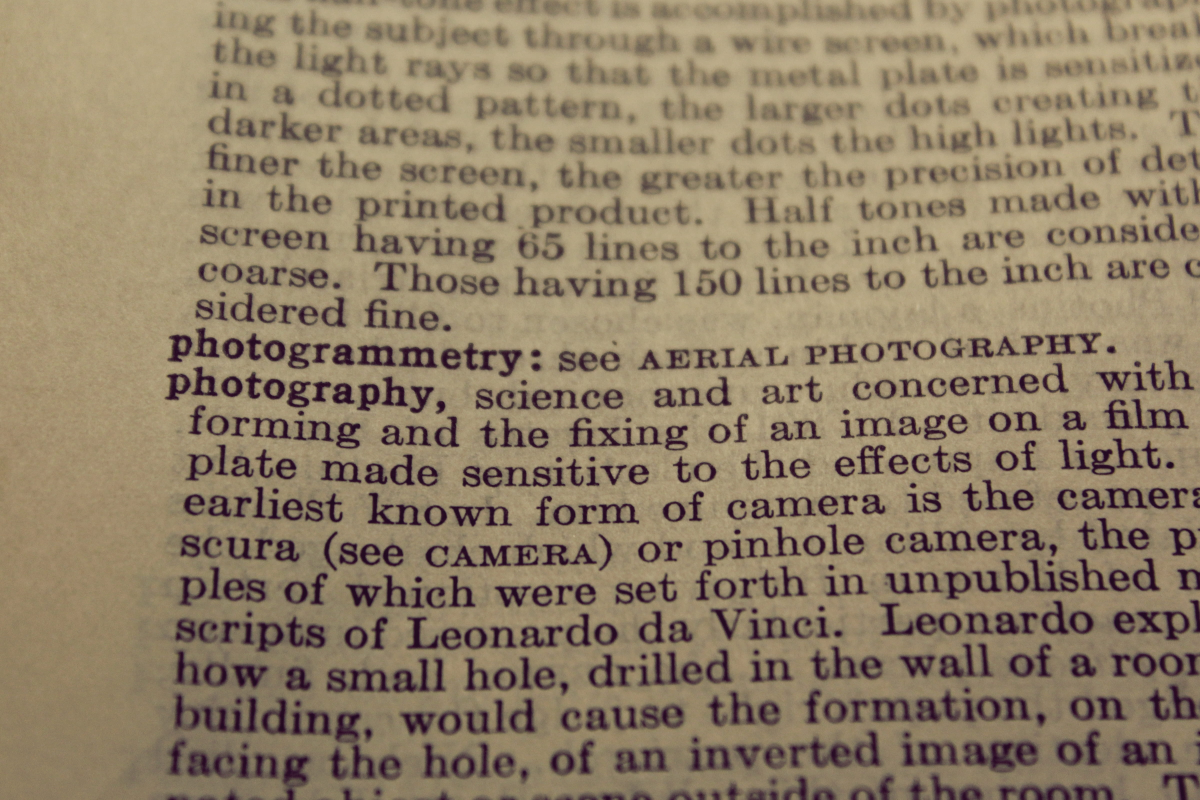
#> input picture computer vision/image_processing_with_OpenCV/data/book_page.jpg, 4800 x 3200 px (shown at 1/4 size)
$ jupyter execute --allow-errors text_recognation_from_image_by_using_pytesseract_OCR.ipynb
#> lines starting #> are read from the running program, lines starting #| are printed output that depends on the picture; after the words box and inside, x2 and y2 are one past the last pixel; in counts of white or black regions, pixels touching at a corner belong together
[cell 1]
import cv2
import pytesseract
from pytesseract import Output
import re

[cell 2]
import os
os.chdir('./data')

<h1>get text from image</h1>

[cell 3]
img = cv2.imread('book_page.jpg')
#> img is the input picture: shape (3200, 4800, 3); mean B, G, R 103.3, 127.9, 144.3

img = cv2.resize(img,(720,720))
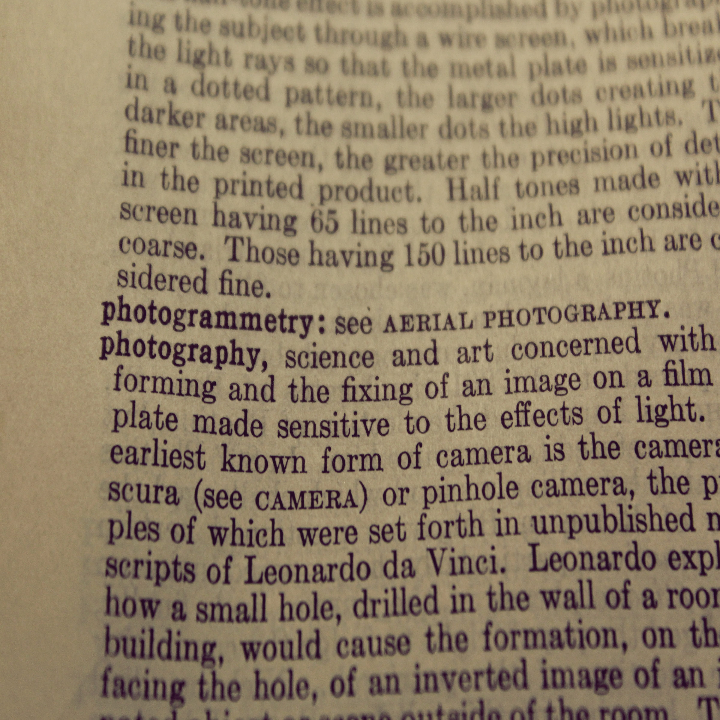
#> img: shape (720, 720, 3); mean B, G, R 103.2, 127.8, 144.2

gray = cv2.cvtColor(img, cv2.COLOR_BGR2GRAY)
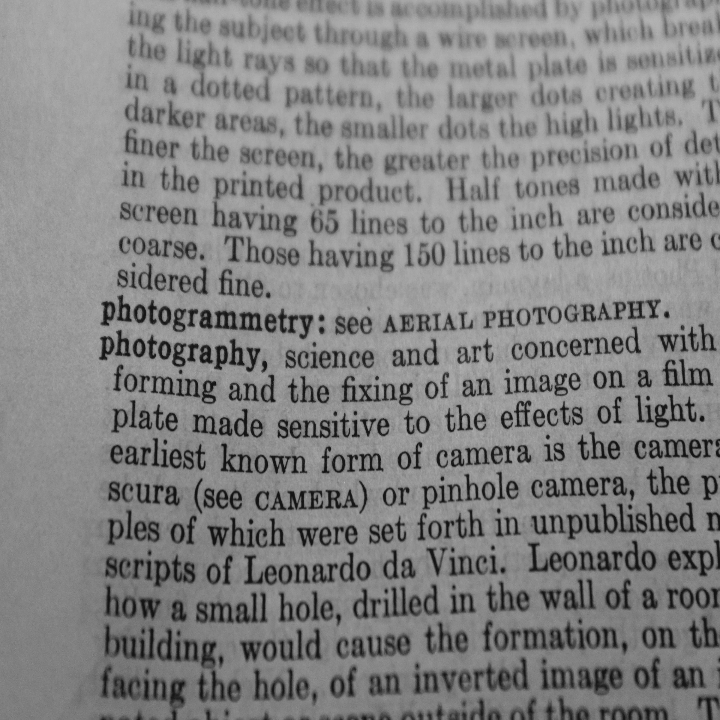
#> gray: shape (720, 720); min 15, max 188, mean 129.9

ad_threshold = cv2.adaptiveThreshold(gray, 255, cv2.ADAPTIVE_THRESH_GAUSSIAN_C, cv2.THRESH_BINARY, 41, 15)
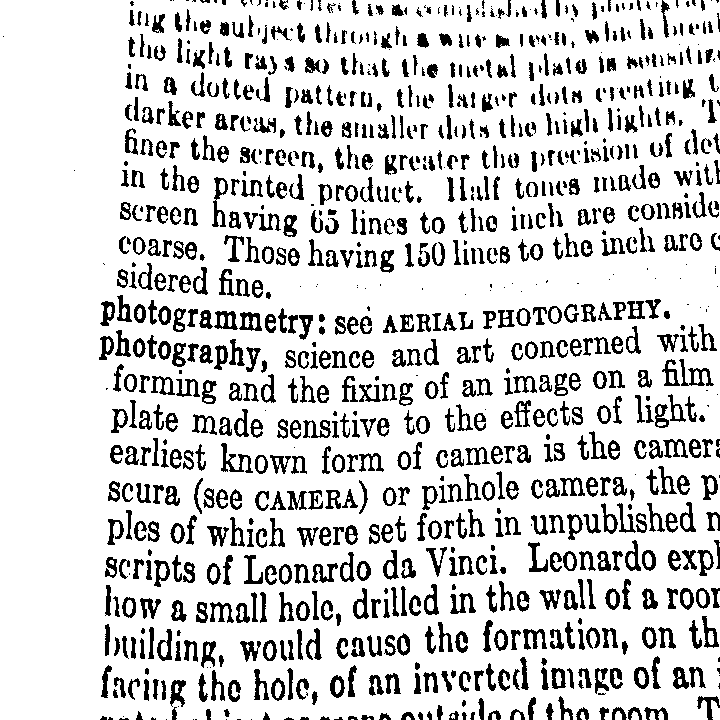
#> ad_threshold: shape (720, 720); 82.8% white; 1057 black regions (198 under 20 px), largest, box (x1, y1, x2, y2) and area: (221, 443, 253, 473) 326, (212, 177, 228, 227) 309, (679, 359, 714, 386) 306

config = '--psm 3'
'''
1- automatic page segmentation with OSD (Orientation and Script Detection)
2- automatic page segmentation, but no OSD, or OCR.
3- fully automatic page segmentation, but no OSD. (Default)
4- assume a single column of text of variable sizes.
5- assume a single uniform block of vertically aligned text.
6- assume a single uniform block of text.
7- treat the image as a single text line.
8- treat the image as a single word.
9- treat the image as a single word in a circle.
10- treat the image as a single character.
'''

#> (the rest of this cell did not finish here and is left out)

<h1>Draw box on each character</h1>

[cell 4]
img = cv2.imread('white_image.jpg')
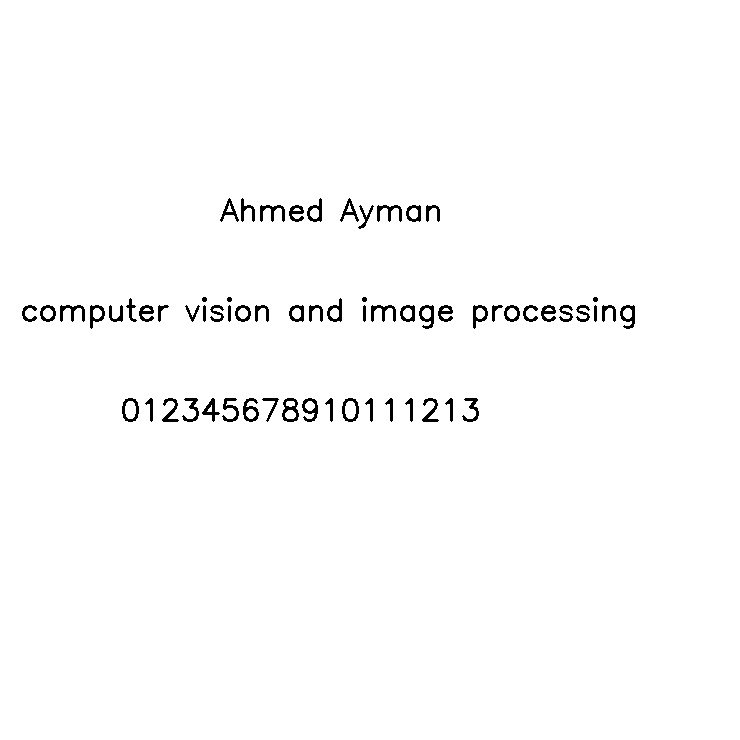
#> input picture computer vision/image_processing_with_OpenCV/data/white_image.jpg, 740 x 740 px
#> img is the input picture: shape (740, 740, 3); min 0, max 255, mean 251.3

# Use pytesseract to get bounding box data for each character
#> (the rest of this cell did not finish here and is left out)
